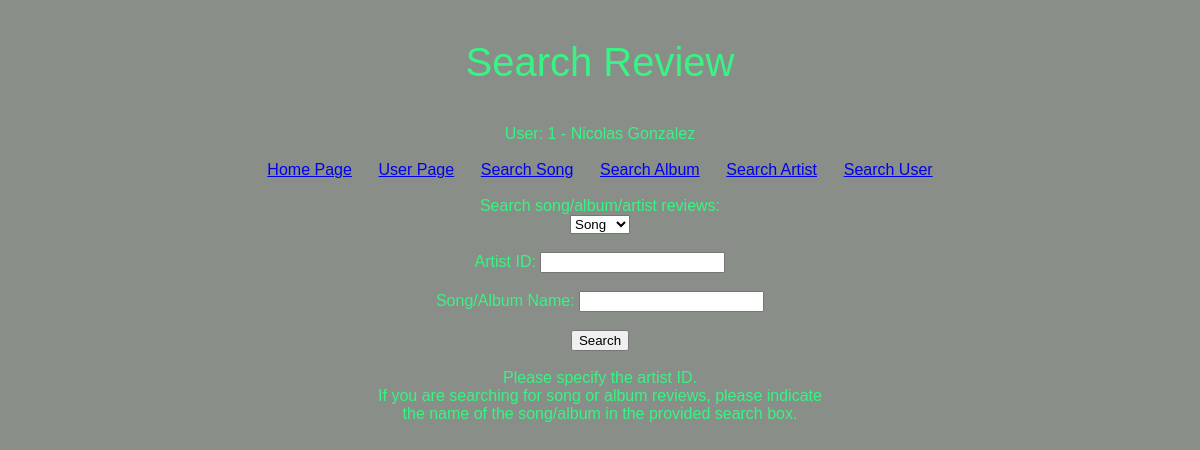
/searchreview.php (signed in), run on an earlier commit of the app's database.
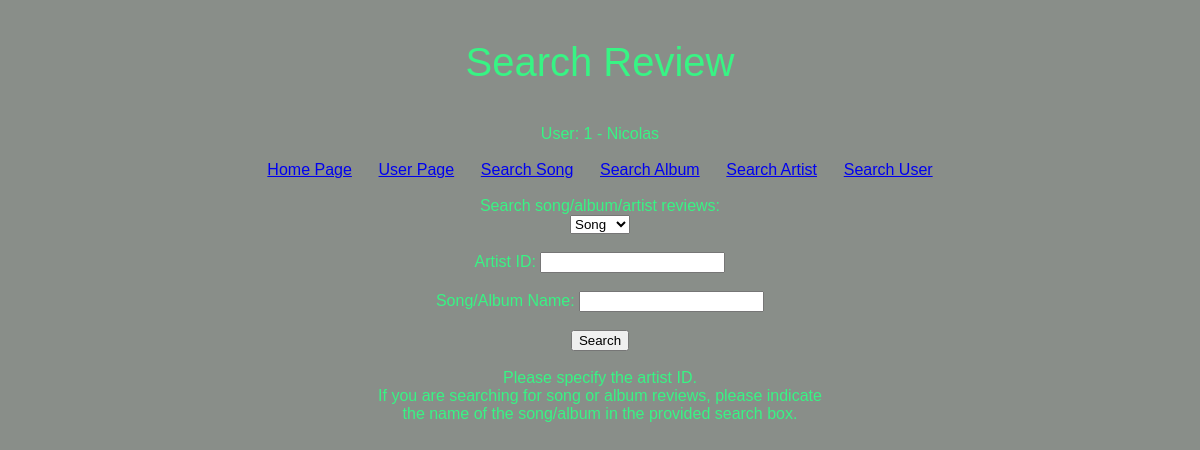
And on a later commit of the database.
### tables this page shows
CREATE TABLE IF NOT EXISTS `user` (
  `UserID` int(11) NOT NULL AUTO_INCREMENT,
  `DOB` date DEFAULT NULL,
  `Name` varchar(25) DEFAULT NULL,
  `Password` varchar(32) DEFAULT NULL,
  PRIMARY KEY (`UserID`)
);

### searchreview.php (the view, shortened to what this page needs)
<!DOCTYPE html>
<html>
    <head>
        <link rel="stylesheet" href="styles/searchreview.css">
    </head>
    <body>
        <?php
        include('config.php');
        $userID = $_SESSION["UserID"];
        $type=$artistid=$option="";
        ?>
        <h3>Search Review</h3>
        <?php
        if (userID != "" && userID != NULL) {
            $sql = "SELECT * FROM user WHERE UserID = '$userID'";
            $result = $conn->query($sql);
            if ($result->num_rows > 0) {
                while ($row = $result->fetch_assoc()) {
                    echo "User: " . $row["UserID"] . " - " . $row["Name"] . "<br><br>";
                }
            }
        }
        ?>
        <a href="http://projbsn.cpsc.ucalgary.ca/index.php">Home Page</a>
        <a href="http://projbsn.cpsc.ucalgary.ca/userpage.php">User Page</a>
        <a href="http://projbsn.cpsc.ucalgary.ca/searchsong.php">Search Song</a>
        <a href="http://projbsn.cpsc.ucalgary.ca/searchalbum.php">Search Album</a>
        <a href="http://projbsn.cpsc.ucalgary.ca/searchartist.php">Search Artist</a>
        <a href="http://projbsn.cpsc.ucalgary.ca/searchuser.php">Search User</a>
        <br>
        <br>
        <form method="post" action="<?php echo htmlspecialchars($_SERVER["PHP_SELF"]); ?>">
            Search song/album/artist reviews: <br>
            <select name="type">
                <option value="song">Song</option>
            </select> <br><br>
            Artist ID: <input type="text" name="artistid"><br><br>
            Song/Album Name: <input type="text" name="option"><br><br>
            <input type="submit" name="submit" value="Search"/> <br><br>
        </form>
        <?php
            if ($artistid == NULL)
            {
                echo "Please specify the artist ID.<br>";
            }
            if ($type != "artist" && $option == NULL)
            {
                echo "If you are searching for song or album reviews, please indicate<br>the name of the song/album in the provided search box.";
            }
        ?>
    </body>
</html>

What changed in the data, as far as the page shows it:
changed user id 1: Name "Nicolas Gonzalez" → "Nicolas"
